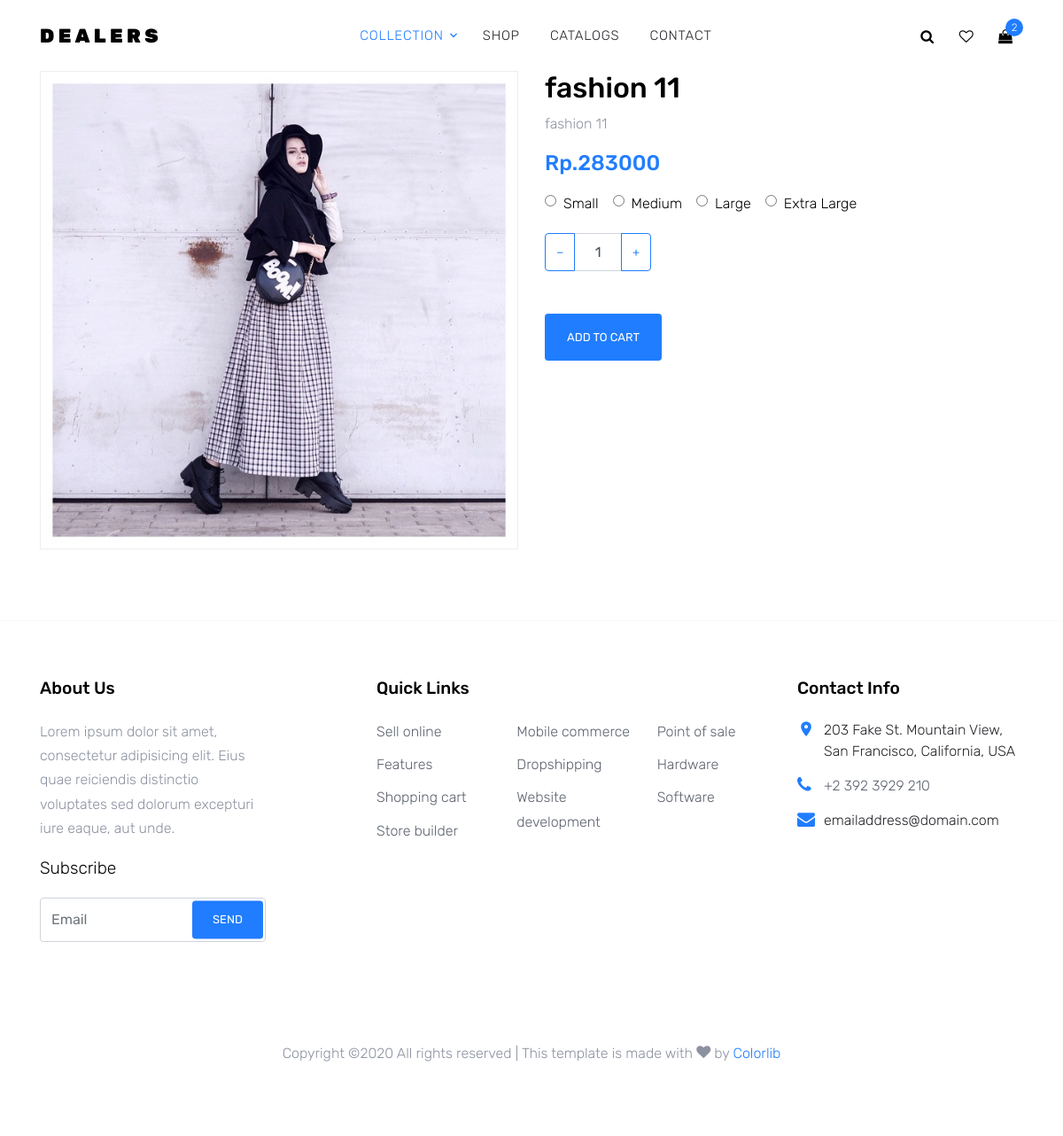
/shop/detail/24, run on the app's committed database.
### tables this page shows
CREATE TABLE `all_produk` (
  `id` int(11) NOT NULL,
  `name` varchar(100) NOT NULL,
  `image` varchar(100) NOT NULL,
  `deskripsi` varchar(100) NOT NULL,
  `tanggal` timestamp NOT NULL DEFAULT current_timestamp() ON UPDATE current_timestamp(),
  `jenis` varchar(100) NOT NULL,
  `id_komentar` int(11) NOT NULL,
  `harga` char(100) NOT NULL,
  `jumlah_beli` int(11) NOT NULL,
  `total_harga` int(11) NOT NULL,
  `jumlah_produk` char(11) NOT NULL
);

### application/controllers/Shop.php (called while the page is built, shortened)
<?php
class Shop extends CI_Controller
{
    public function detail($id)
    {
        if ($id != '')
            $this->db->where(array('id' => $id));
        $data['detail'] = $this->db->get('all_produk')->row();
        $this->load->view('template/header');
        $this->load->view('shop/detail', $data);
        $this->load->view('template/footer');
    }
}

### index.php (called while the page is built, shortened)
<?php
require_once BASEPATH.'core/CodeIgniter.php';

### application/views/shop/detail.php (the view)
<div class="site-section">
    <div class="container">
        <div class="row">
            <div class="col-md-6">
                <div class="border">
                    <img src="<?= base_url('assets/image/' . $detail->image); ?>" alt="Image" class="img-fluid">
                </div>
            </div>
            <div class="col-md-6">
                <h2 class="text-black"><?= $detail->name ?></h2>
                <p><?= $detail->deskripsi ?></p>
                <p><strong class="text-primary h4"><?= ('Rp.' . $detail->harga); ?></strong></p>
                <div class="mb-1 d-flex">
                    <label for="option-sm" class="d-flex mr-3 mb-3">
                        <span class="d-inline-block mr-2" style="top:-2px; position: relative;"><input type="radio" id="option-sm" name="shop-sizes"></span> <span class="d-inline-block text-black">Small</span>
                    </label>
                    <label for="option-md" class="d-flex mr-3 mb-3">
                        <span class="d-inline-block mr-2" style="top:-2px; position: relative;"><input type="radio" id="option-md" name="shop-sizes"></span> <span class="d-inline-block text-black">Medium</span>
                    </label>
                    <label for="option-lg" class="d-flex mr-3 mb-3">
                        <span class="d-inline-block mr-2" style="top:-2px; position: relative;"><input type="radio" id="option-lg" name="shop-sizes"></span> <span class="d-inline-block text-black">Large</span>
                    </label>
                    <label for="option-xl" class="d-flex mr-3 mb-3">
                        <span class="d-inline-block mr-2" style="top:-2px; position: relative;"><input type="radio" id="option-xl" name="shop-sizes"></span> <span class="d-inline-block text-black"> Extra Large</span>
                    </label>
                </div>
                <div class="mb-5">
                    <div class="input-group mb-3" style="max-width: 120px;">
                        <div class="input-group-prepend">
                            <button class="btn btn-outline-primary js-btn-minus" type="button">&minus;</button>
                        </div>
                        <input type="text" class="form-control text-center" value="1" placeholder="" aria-label="Example text with button addon" aria-describedby="button-addon1">
                        <div class="input-group-append">
                            <button class="btn btn-outline-primary js-btn-plus" type="button">&plus;</button>
                        </div>
                    </div>
                </div>
                <p><a href="<?= base_url('cart'); ?>" class="buy-now btn btn-sm height-auto px-4 py-3 btn-primary">Add To Cart</a></p>
            </div>
        </div>
    </div>
</div>

### assets/css/style.css (style rules this page uses)
body { line-height: 1.7; color: #8c92a0; font-weight: 300; font-size: 16px; }
a { -webkit-transition: .3s all ease; -o-transition: .3s all ease; transition: .3s all ease; }
.text-black { color: #000; }
.btn { height: 43px; -webkit-transition: .3s all ease-in-out; -o-transition: .3s all ease-in-out; transition: .3s all ease-in-out; text-transform: uppercase; font-size: 13px; }
.form-control { height: 43px; }
.site-section { padding: 2.5em 0; }
@media (min-width: 768px) { .site-section { padding: 5em 0; } }
.height-auto { height: auto !important; }
.border { border: 1px solid #eee !important; }

### data on the page
all_produk: image (picture), name "fashion 11", deskripsi "fashion 11", harga "283000"
